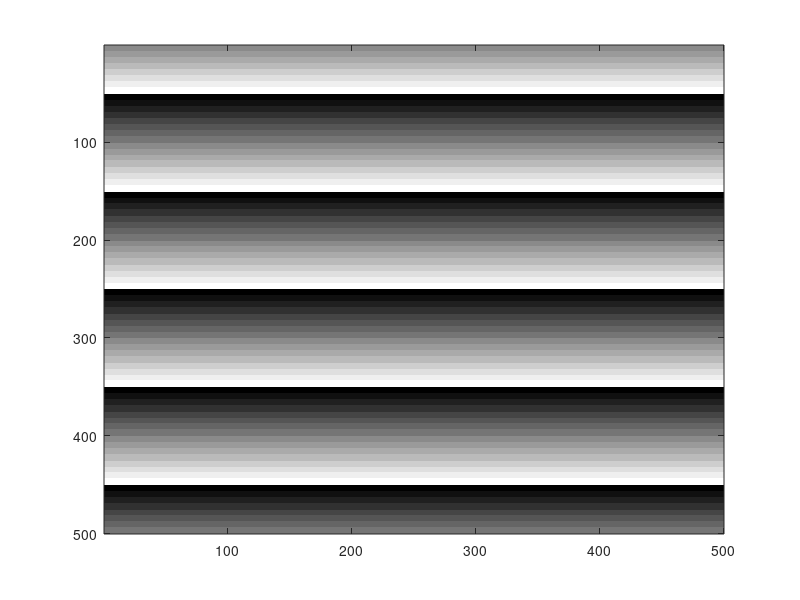
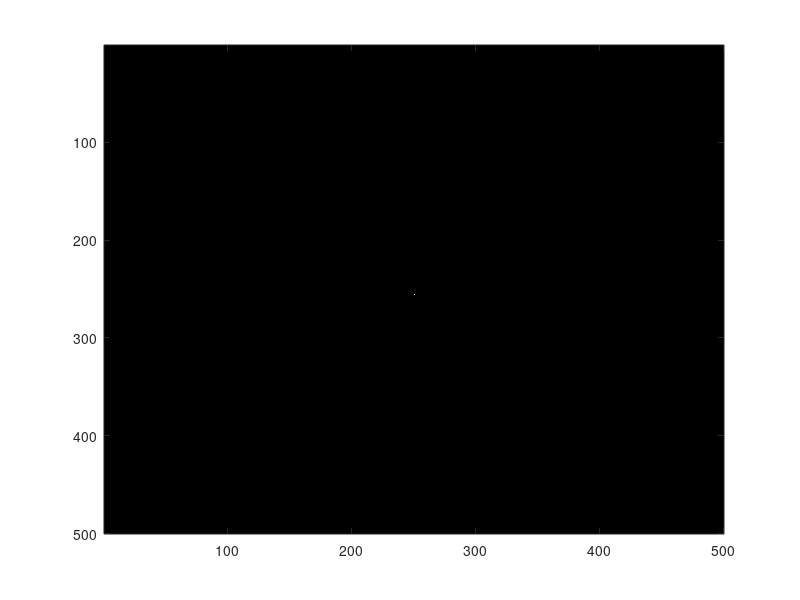

Write the MATLAB code that produced these figures, in order.
%%16-level 1D grating
%Clear all memory
clear;

%Define grating paramters
N=500;%Define Matrix size
P=100;%Define the period of the grating
AF=ones(P,N);%Define the size of fundamental building block of grating
g=16;%Define phase levels
delphase=2*pi/g;

%Construct the fundamental unit of 16-level phase grating
for n1=1:g;
   for p=1:P;
      for q=1:N;
          if p > (n1-1)*P/g && p <= (n1)*P/g ;
             AF(p,q)=exp(1i*n1*delphase);
          end
      end
   end
end

%Construct the full grating using repmat 
A=repmat(AF,5,1);

%Observation of diffraction pattern
AD=fftshift(fft2(A));
IN=(abs(AD)/(N*N)).*(abs(AD)/(N*N));
figure
colormap(gray);
imagesc(angle(A))
figure
colormap(gray);
imagesc(IN);
